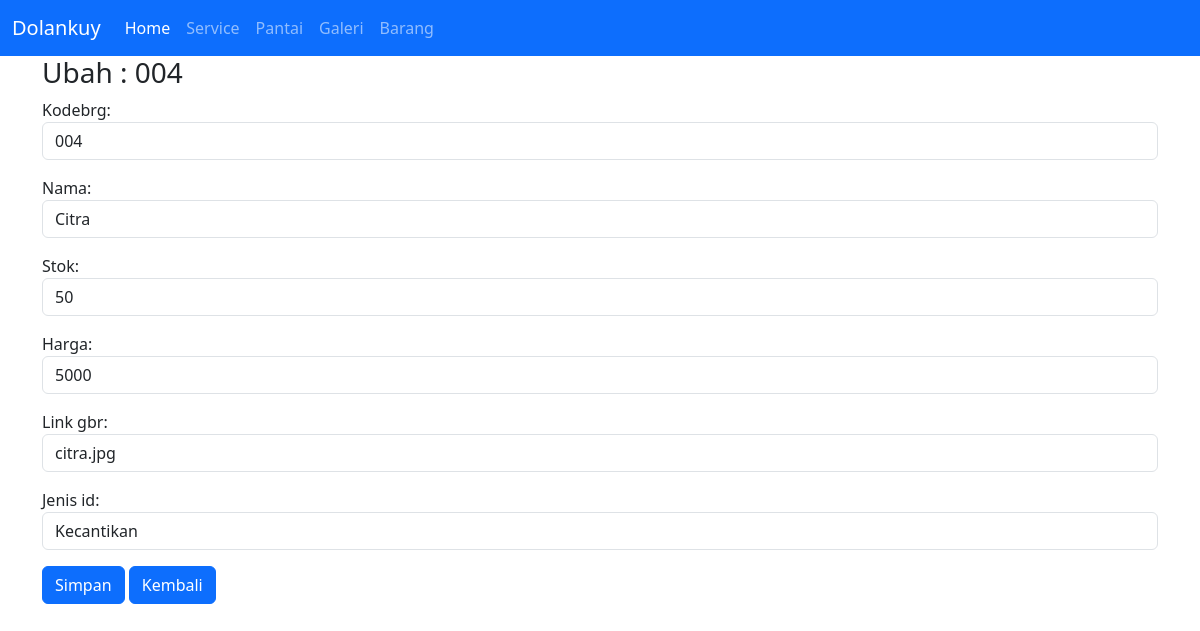
The page /ubah/4 on the database its author committed.
### uas/models.py (models this page shows, shortened)
class Barang(models.Model):
    kodebrg=models.CharField(max_length=8)
    nama=models.CharField(max_length=50)
    stok=models.IntegerField()
    harga=models.BigIntegerField()
    link_gbr=models.CharField(max_length=150, blank=True)
    waktu_posting=models.DateTimeField(auto_now_add=True)
    jenis_id=models.ForeignKey(Jenis, on_delete=models.CASCADE,null=True)

class Jenis(models.Model):
    nama=models.CharField(max_length=50)
    ket=models.TextField()
    def __str__(self):
        return self.nama

### uas/views.py (the view)
# urls.py: path('ubah/<int:id_barang>',ubah_brg,name='ubah_brg'),
def ubah_brg(request,id_barang) :
    barangs=Barang.objects.get(id=id_barang)
    if request.POST:
        form=FormBarang(request.POST,instance=barangs)
        if form.is_valid():
            form.save()
            messages.success(request,"Data berhasil di ubah")
            return redirect('ubah_brg',id_barang=id_barang)
    else:
        form=FormBarang(instance=barangs)
        konteks = {
            'form':form,
            'barangs':barangs
        }
    return render(request,'ubah_brg.html',konteks)

### uas/forms.py
class FormBarang(ModelForm):
    class Meta :
        model=Barang
        fields='__all__'
        widgets = {
            'kodebrg':forms.TextInput({'class':'form-control'}),
            'nama':forms.TextInput({'class':'form-control'}),
            'stok':forms.NumberInput({'class':'form-control'}),
            'harga':forms.NumberInput({'class':'form-control'}),
            'link_gbr':forms.TextInput({'class':'form-control'}),
            'jenis_id':forms.Select({'class':'form-control'}),
        }

### templates/ubah_brg.html (shortened to what this page needs)
{% load static %}
<!DOCTYPE html>
<html lang="en">
<head>
    <link href="https://cdn.jsdelivr.net/npm/bootstrap@5.3.0/dist/css/bootstrap.min.css" rel="stylesheet">
</head>
<body>
    <header>
      <nav class="navbar navbar-expand-lg bg-primary" data-bs-theme="dark">
        <div class="container-fluid">
          <a class="navbar-brand" href="#">Dolankuy</a>
          <div class="collapse navbar-collapse" id="navbarSupportedContent">
            <ul class="navbar-nav me-auto mb-2 mb-lg-0">
              <li class="nav-item">
                <a class="nav-link active" aria-current="page" href="/">Home</a>
              </li>
              <li class="nav-item">
                <a class="nav-link" href="/service/">Service</a>
              </li>
              <li class="nav-item">
                <a class="nav-link" href="/pantai/">Pantai</a>
              </li>
              <li class="nav-item">
                <a class="nav-link" href="/galeri/">Galeri</a>
              </li>
              <li class="nav-item">
                <a class="nav-link" href="/tampilbrg/">Barang</a>
              </li>
            </ul>
          </div>
        </div>
      </nav>
    </header>
    <div class="container">
        <div class="row">
            <div class="col-md-12">
                <h3>Ubah : {{ barangs.kodebrg }} </h3>
                <form action="{% url 'ubah_brg' barangs.id %}" method="POST">
                    {{form.as_p}}
                    <button class="btn btn-primary" type="submit">Simpan</button>
                    <a class="btn btn-primary" href="/tampilbrg/">Kembali</a>
                </form>
            </div>
        </div>
    </div>
</body>
</html>

### rows shown on the page
Barang: kodebrg "004", nama "Citra", stok "50", harga "5000", link_gbr "citra.jpg", jenis_id "Kecantikan"
